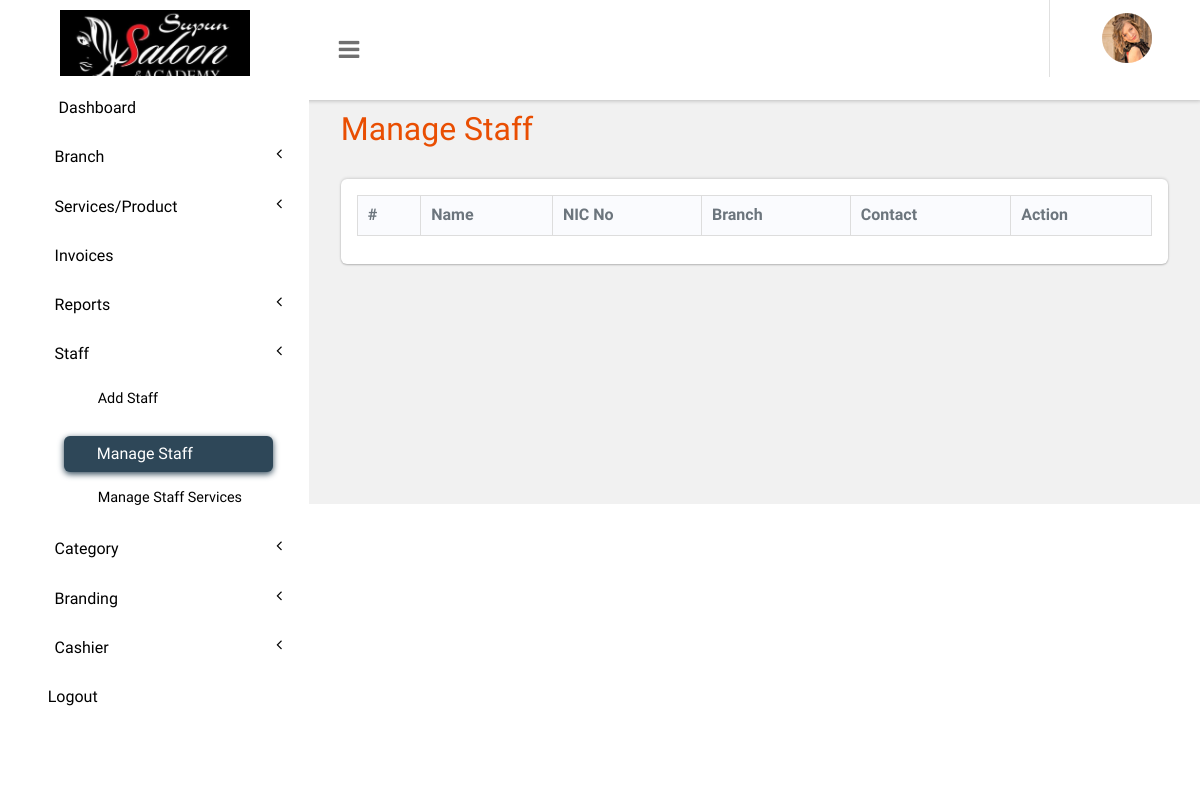
Page /panel/manage-staff.php (signed in) on the earlier database version.
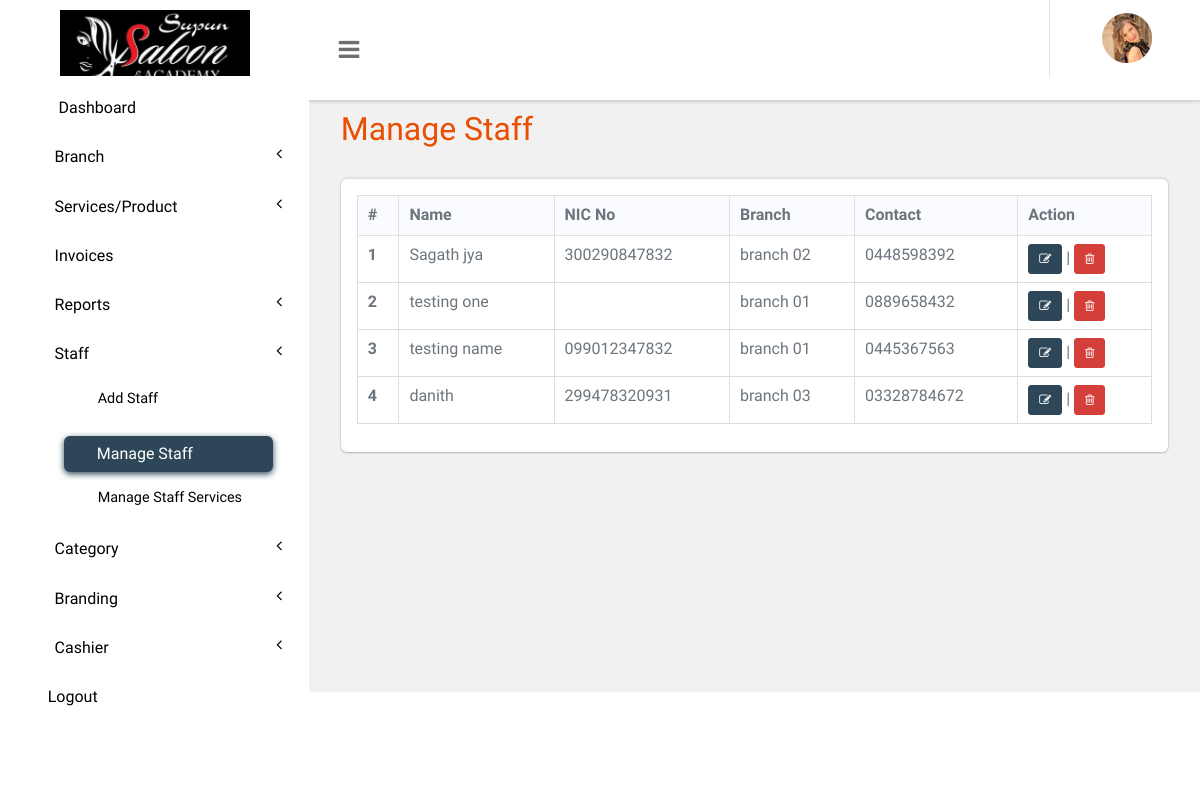
Same page on the later database version.
### tables this page shows
CREATE TABLE `tbl_staff` (
  `id` int(11) NOT NULL,
  `name` varchar(200) NOT NULL,
  `email` varchar(200) NOT NULL,
  `contact` varchar(50) NOT NULL,
  `nic_no` varchar(200) NOT NULL,
  `branch_id` int(10) NOT NULL
);

CREATE TABLE `tblbranch` (
  `branch_id` int(10) NOT NULL,
  `branch_name` varchar(100) NOT NULL
);

### panel/manage-staff.php (the view, shortened to what this page needs)
<?php
include('includes/dbconnection.php');
if (strlen($_SESSION['bpmsaid']==0)) {
  header('location:logout.php');
  } else{
  ?>
<!DOCTYPE HTML>
<html>
<head>
    <link href="css/bootstrap.css" rel='stylesheet' type='text/css' />
    <link href="css/style.css" rel='stylesheet' type='text/css' />
    <link href="css/font-awesome.css" rel="stylesheet">
    <link href="css/animate.css" rel="stylesheet" type="text/css" media="all">
    <link href="css/custom.css" rel="stylesheet">
</head>
<body class="cbp-spmenu-push">
    <div class="main-content">
        <?php include_once('includes/sidebar.php');?>
        <?php include_once('includes/header.php');?>
        <div id="page-wrapper">
            <div class="main-page">
                <div class="tables">
                    <h3 class="title1">Manage Staff</h3>
                    <div class="table-responsive bs-example widget-shadow">
                        <table id="example" class="table table-bordered">
                            <thead>
                                <tr>
                                    <th>#</th>
                                    <th>Name</th>
                                    <th>NIC No</th>
                                    <th>Branch</th>
                                    <th>Contact</th>
                                    <th>Action</th>
                                </tr>
                            </thead>
                            <tbody>
                                <?php
$ret=mysqli_query($con,"select tbl_staff.*, tblbranch.branch_name from tbl_staff left join tblbranch on tbl_staff.branch_id = tblbranch.branch_id");
$cnt=1;
while ($row=mysqli_fetch_array($ret)) {
?>
                                <tr>
                                    <th scope="row"><?php echo $cnt;?></th>
                                    <td><?php  echo $row['name'];?></td>
                                    <td><?php  echo $row['nic_no'];?></td>
                                    <td><?php  echo $row['branch_name'];?></td>
                                    <td><?php  echo $row['contact'];?></td>
                                    <td><a href="edit-staff.php?editid=<?php echo $row['id'];?>"
                                            class="btn btn-primary btn-sm"><i class="fa fa-edit"></i></a> |
                                        <a href="manage-staff.php?action=delete&&id=<?php echo $row['id'];?>"
                                            class="btn btn-danger btn-sm"><i class="fa fa-trash-o"
                                                aria-hidden="true"></i></a>
                                    </td>
                                </tr> <?php
$cnt=$cnt+1;
}?>
                            </tbody>
                        </table>
                    </div>
                </div>
            </div>
        </div>
    </div>
</body>
</html>
<?php }  ?>

Differences in the rows shown:
added tbl_staff: name "Sagath jya", nic_no "300290847832", branch.branch_name "branch 02", contact "0448598392"
added tbl_staff: name "testing one", branch.branch_name "branch 01", contact "0889658432"
added tbl_staff: name "testing name", nic_no "099012347832", branch.branch_name "branch 01", contact "0445367563"
added tbl_staff: name "danith", nic_no "299478320931", branch.branch_name "branch 03", contact "03328784672"
